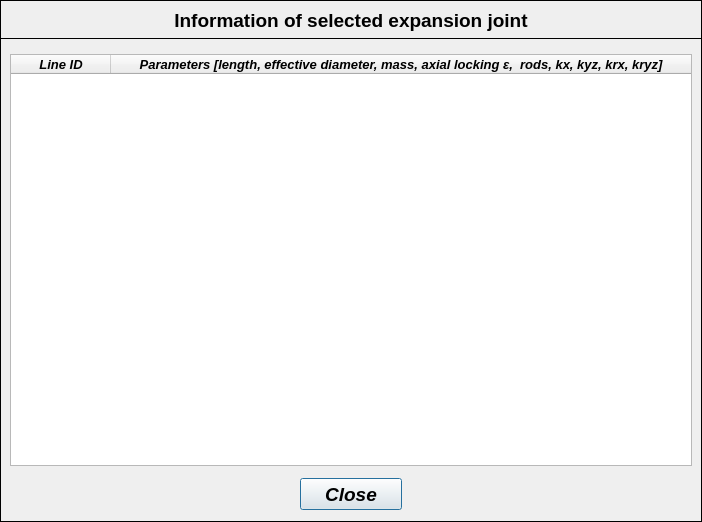
<?xml version="1.0" encoding="UTF-8"?>
<ui version="4.0">
 <class>Dialog</class>
 <widget class="QDialog" name="Dialog">
  <property name="geometry">
   <rect>
    <x>0</x>
    <y>0</y>
    <width>702</width>
    <height>522</height>
   </rect>
  </property>
  <property name="minimumSize">
   <size>
    <width>702</width>
    <height>522</height>
   </size>
  </property>
  <property name="maximumSize">
   <size>
    <width>702</width>
    <height>522</height>
   </size>
  </property>
  <property name="windowTitle">
   <string>Information of selected group</string>
  </property>
  <widget class="QFrame" name="frame">
   <property name="geometry">
    <rect>
     <x>0</x>
     <y>0</y>
     <width>702</width>
     <height>39</height>
    </rect>
   </property>
   <property name="minimumSize">
    <size>
     <width>702</width>
     <height>0</height>
    </size>
   </property>
   <property name="maximumSize">
    <size>
     <width>702</width>
     <height>16777215</height>
    </size>
   </property>
   <property name="frameShape">
    <enum>QFrame::Box</enum>
   </property>
   <property name="frameShadow">
    <enum>QFrame::Plain</enum>
   </property>
   <property name="lineWidth">
    <number>1</number>
   </property>
   <widget class="QLabel" name="title_label">
    <property name="geometry">
     <rect>
      <x>100</x>
      <y>4</y>
      <width>502</width>
      <height>33</height>
     </rect>
    </property>
    <property name="minimumSize">
     <size>
      <width>502</width>
      <height>33</height>
     </size>
    </property>
    <property name="maximumSize">
     <size>
      <width>502</width>
      <height>33</height>
     </size>
    </property>
    <property name="font">
     <font>
      <family>Arial</family>
      <pointsize>14</pointsize>
      <weight>75</weight>
      <italic>false</italic>
      <bold>true</bold>
     </font>
    </property>
    <property name="text">
     <string>&lt;html&gt;&lt;head/&gt;&lt;body&gt;&lt;p align=&quot;center&quot;&gt;Information of selected expansion joint&lt;/p&gt;&lt;/body&gt;&lt;/html&gt;</string>
    </property>
    <property name="textFormat">
     <enum>Qt::AutoText</enum>
    </property>
    <property name="alignment">
     <set>Qt::AlignCenter</set>
    </property>
   </widget>
  </widget>
  <widget class="QFrame" name="frame_2">
   <property name="geometry">
    <rect>
     <x>0</x>
     <y>38</y>
     <width>702</width>
     <height>484</height>
    </rect>
   </property>
   <property name="minimumSize">
    <size>
     <width>702</width>
     <height>0</height>
    </size>
   </property>
   <property name="maximumSize">
    <size>
     <width>702</width>
     <height>16777215</height>
    </size>
   </property>
   <property name="frameShape">
    <enum>QFrame::Box</enum>
   </property>
   <property name="frameShadow">
    <enum>QFrame::Plain</enum>
   </property>
   <widget class="QPushButton" name="pushButton_close">
    <property name="geometry">
     <rect>
      <x>300</x>
      <y>440</y>
      <width>102</width>
      <height>32</height>
     </rect>
    </property>
    <property name="minimumSize">
     <size>
      <width>102</width>
      <height>32</height>
     </size>
    </property>
    <property name="maximumSize">
     <size>
      <width>102</width>
      <height>32</height>
     </size>
    </property>
    <property name="font">
     <font>
      <family>Arial</family>
      <pointsize>14</pointsize>
      <weight>75</weight>
      <italic>true</italic>
      <bold>true</bold>
     </font>
    </property>
    <property name="text">
     <string>Close</string>
    </property>
   </widget>
   <widget class="QTreeWidget" name="treeWidget_group_info">
    <property name="geometry">
     <rect>
      <x>10</x>
      <y>16</y>
      <width>682</width>
      <height>412</height>
     </rect>
    </property>
    <property name="minimumSize">
     <size>
      <width>682</width>
      <height>370</height>
     </size>
    </property>
    <property name="maximumSize">
     <size>
      <width>382</width>
      <height>430</height>
     </size>
    </property>
    <property name="font">
     <font>
      <family>Arial</family>
      <pointsize>10</pointsize>
      <weight>75</weight>
      <italic>true</italic>
      <bold>true</bold>
     </font>
    </property>
    <property name="textElideMode">
     <enum>Qt::ElideRight</enum>
    </property>
    <property name="indentation">
     <number>0</number>
    </property>
    <property name="uniformRowHeights">
     <bool>false</bool>
    </property>
    <property name="animated">
     <bool>false</bool>
    </property>
    <property name="allColumnsShowFocus">
     <bool>false</bool>
    </property>
    <property name="headerHidden">
     <bool>false</bool>
    </property>
    <property name="columnCount">
     <number>2</number>
    </property>
    <attribute name="headerVisible">
     <bool>true</bool>
    </attribute>
    <column>
     <property name="text">
      <string>Line ID</string>
     </property>
     <property name="font">
      <font>
       <family>Arial</family>
       <pointsize>10</pointsize>
       <weight>75</weight>
       <italic>true</italic>
       <bold>true</bold>
      </font>
     </property>
     <property name="textAlignment">
      <set>AlignCenter</set>
     </property>
    </column>
    <column>
     <property name="text">
      <string>Parameters [length, effective diameter, mass, axial locking ε,  rods, kx, kyz, krx, kryz]</string>
     </property>
     <property name="font">
      <font>
       <family>Arial</family>
       <pointsize>10</pointsize>
       <weight>75</weight>
       <italic>true</italic>
       <bold>true</bold>
      </font>
     </property>
     <property name="textAlignment">
      <set>AlignCenter</set>
     </property>
    </column>
   </widget>
  </widget>
 </widget>
 <resources/>
 <connections/>
</ui>
